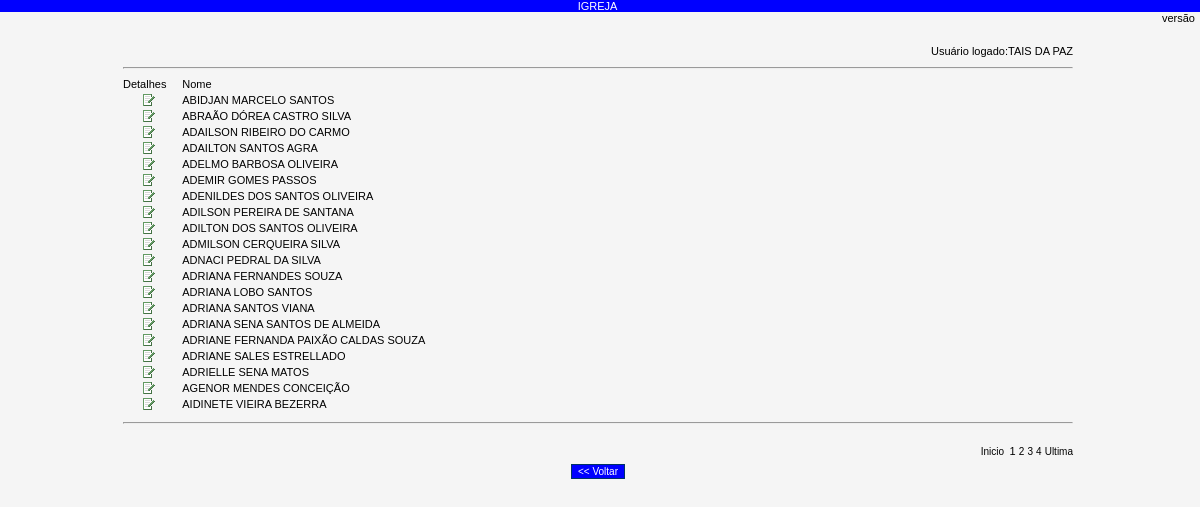
The page /aptidao_membros.php (signed in) on the database its author committed.
### tables this page shows
CREATE TABLE IF NOT EXISTS `membros` (
  `pk_membro` int(11) NOT NULL AUTO_INCREMENT,
  `fg_membro` blob NOT NULL,
  `te_foto` varchar(30) NOT NULL,
  `nm_membro` varchar(50) NOT NULL,
  `dt_nascimento` date NOT NULL,
  `fk_sexo` int(11) NOT NULL DEFAULT '37',
  `fk_instrucao` int(11) NOT NULL,
  `fk_estado` int(11) NOT NULL DEFAULT '1',
  `nm_escola` varchar(50) NOT NULL,
  `nu_tel_escola` varchar(40) NOT NULL,
  `nu_rg` varchar(20) NOT NULL,
  `fk_profissao` int(11) NOT NULL DEFAULT '28',
  `nm_empresa` varchar(50) NOT NULL,
  `nu_tel_empresa` varchar(40) NOT NULL,
  `nm_pai` varchar(50) NOT NULL,
  `nm_mae` varchar(50) NOT NULL,
  `nm_conjuge` varchar(50) NOT NULL,
  `dt_casamento` date NOT NULL,
  `nm_local` varchar(50) NOT NULL,
  `nm_rh` varchar(20) NOT NULL,
  `nu_tel_casa` varchar(30) NOT NULL,
  `nm_email` varchar(70) NOT NULL,
  `nm_logra` varchar(70) NOT NULL,
  `nm_bairro1` varchar(40) NOT NULL,
  `fk_bairro` int(11) NOT NULL,
  `nu_cep` varchar(8) NOT NULL,
  `nm_uf` varchar(2) NOT NULL,
  `nm_cidade` varchar(50) NOT NULL,
  `nm_pastor` varchar(50) NOT NULL,
  `nm_igreja` varchar(50) NOT NULL,
  `nu_tel_igreja` varchar(40) NOT NULL,
  `dt_admissao` date NOT NULL,
  `fk_entrada` int(11) NOT NULL DEFAULT '2',
  `fk_saida` int(11) NOT NULL DEFAULT '6',
  `dt_saida` date NOT NULL,
  `te_observacao` text NOT NULL,
  `dt_cadastro` date NOT NULL,
  `fk_usuario` int(11) NOT NULL,
  PRIMARY KEY (`pk_membro`),
  KEY `fk_sexo` (`fk_sexo`),
  KEY `fk_profissao` (`fk_profissao`),
  KEY `fk_instrucao` (`fk_instrucao`),
  KEY `fk_estado` (`fk_estado`),
  KEY `fk_entrada` (`fk_entrada`),
  KEY `fk_saida` (`fk_saida`),
  KEY `fk_usuario` (`fk_usuario`),
  KEY `fk_bairro` (`fk_bairro`)
);

### aptidao_membros.php (the view, shortened to what this page needs)
<?php
include "cabecalho/cabecalho.php";
$login_igreja = @$_SESSION['login_igreja'];
 if ($login_igreja){
?>
<html>
<head>
</head>
<link rel="stylesheet" href="css/textos.css" type="text/css">
<link rel="stylesheet" href="css/filadelfia.css" type="text/css">
<link rel="stylesheet" href="css/estilo.css" type="text/css">
<body bgcolor="#F5F5F5" onLoad="javascript:caixas()">
<?php
$nm_usuario = $_SESSION["user"];
?>
<form name="formulario">
  <table width="80%" border="0" align="center">
    <tr>
      <td colspan="2" class="labelDireita">Usu&aacute;rio logado:<?php echo $nm_usuario;?></td>
    </tr>
    <tr>
      <td colspan="2" class="labelEsquerda"><hr></td>
    </tr>
    <tr>
      <td width="6%" class="labelEsquerda">Detalhes</td>
      <td width="94%" class="labelEsquerda">Nome</td>
    </tr>
    <?php
	$p = @$_GET["p"];
	if(isset($p)) {
	$p = $p;
	} else {
	$p = 1;
	}
	$qnt = 20;
	$inicio = ($p*$qnt) - $qnt;
	$sql = mysql_query("SELECT * FROM membros ORDER BY nm_membro LIMIT $inicio, $qnt");
	$row = mysql_num_rows($sql);
	for ($z = 0; $z < $row; $z++){
	$pk_membro = mysql_result($sql, $z, "pk_membro");
	$nm_membro = mysql_result($sql, $z, "nm_membro");
	$nu_tel_casa = mysql_result($sql, $z, "nu_tel_casa");
	$te_foto = mysql_result($sql, $z, "te_foto");
	?>
    <tr onMouseOver="move_i(this)" onMouseOut="move_o(this)">
      <td class="labelCentro"><a href="javascript:tpl('classes/interface.php?abrirAcaoMembro=abrirAcaoMembro&pk_membro=<?php echo $pk_membro;?>&nm_membro=<?php echo $nm_membro;?>&nu_tel_casa=<?php echo $nu_tel_casa;?>&te_foto=<?php echo $te_foto;?>')"><img src="img/insert.gif" width="12" height="12"></a></td>
      <td class="labelEsquerda"><?php echo mysql_result($sql, $z, "nm_membro");?></td>
    </tr>
    <?php }?>
  </table>
<table width="80%" border="0" align="center">
     <tr>
      <td class="labelCentro"><hr></td>
    </tr>
   <tr>
      <td class="labelDireita">
        <?php
echo "<br />";
$sql_select_all = "SELECT * FROM membros ORDER BY nm_membro ";
$sql_query_all = mysql_query($sql_select_all);
$total_registros = mysql_num_rows($sql_query_all);
$pags = ceil($total_registros/$qnt);
$max_links = 3;
echo "<font size='1' face='Arial, Helvetica, sans-serif'><a href='aptidao_membros.php?p=1' target='_self'>Inicio&nbsp;&nbsp;</a></font>";
echo $p." ";
for($i = $p+1; $i <= $p+$max_links; $i++) {
if($i > $pags)
{
}
else
{
echo "<font size='1' face='Arial, Helvetica, sans-serif'><a href='aptidao_membros.php?p=".$i."' target='_self'>".$i."</a></font> ";
}
}
echo "<font size='1' face='Arial, Helvetica, sans-serif'><a href='aptidao_membros.php?p=".$pags."' target='_self'>Ultima</a></font> ";
?>
      </td>
    </tr>
    <tr>
      <td class="labelCentro"><input name="volta" type="button" id="volta" onClick="tpl('tpl.php')" value="&lt;&lt; Voltar"></td>
    </tr>
 </table>
</form>
<?php
} else {
 include "rodape/rodape.php";
 }
 ?>
</html>

### css/estilo.css (style rules this page uses)
body { margin-left: 0px; margin-top: 0px; margin-right: 0px; margin-bottom: 0px; SCROLLBAR-FACE-COLOR: #ffffff; SCROLLBAR-HIGHLIGHT-COLOR: #BDD5E7; SCROLLBAR-SHADOW-COLOR: #ffffff; SCROLLBAR-3DLIGHT-COLOR: #ffffff; SCROLLBAR-ARROW-COLOR: #335ec1; }
input { font-family: Arial, Helvetica, sans-serif; font-size: 10px; color: #000000; border: 1px solid #003366; margin: 3px; }
A:link { color: #000000; text-decoration: none; }

### css/filadelfia.css (style rules this page uses)
a:link { color: #003366; }
.labelEsquerda { text-align: left; padding-right: 5px; font-family: Arial, Helvetica, sans-serif; font-size: 11px; color: #000000; }
.labelDireita { text-align: right; padding-right: 5px; font-family: Arial, Helvetica, sans-serif; font-size: 11px; color: #000000; }
.labelCentro { text-align: center; padding-right: 5px; font-family: Arial, Helvetica, sans-serif; font-size: 11px; color: #000000; }

### css/textos.css (style rules this page uses)
input[type=button] { background:#0000FF; color:#ffffff; }

### rows shown on the page
membros: nm_membro "ABIDJAN MARCELO SANTOS"
membros: nm_membro "ABRAÃO DÓREA CASTRO SILVA"
membros: nm_membro "ADAILSON RIBEIRO DO CARMO"
membros: nm_membro "ADAILTON SANTOS AGRA"
membros: nm_membro "ADELMO BARBOSA OLIVEIRA"
membros: nm_membro "ADEMIR GOMES PASSOS"
membros: nm_membro "ADENILDES DOS SANTOS OLIVEIRA"
membros: nm_membro "ADILSON PEREIRA DE SANTANA"
membros: nm_membro "ADILTON DOS SANTOS OLIVEIRA"
membros: nm_membro "ADMILSON CERQUEIRA SILVA"
membros: nm_membro "ADNACI PEDRAL DA SILVA"
membros: nm_membro "ADRIANA FERNANDES SOUZA"
membros: nm_membro "ADRIANA LOBO SANTOS"
membros: nm_membro "ADRIANA SANTOS VIANA"
membros: nm_membro "ADRIANA SENA SANTOS DE ALMEIDA"
membros: nm_membro "ADRIANE FERNANDA PAIXÃO CALDAS SOUZA"
membros: nm_membro "ADRIANE SALES ESTRELLADO"
membros: nm_membro "ADRIELLE SENA MATOS"
membros: nm_membro "AGENOR MENDES CONCEIÇÃO"
membros: nm_membro "AIDINETE VIEIRA BEZERRA"

### other values the page prints
$nm_usuario "TAIS DA PAZ"
$p "1"
